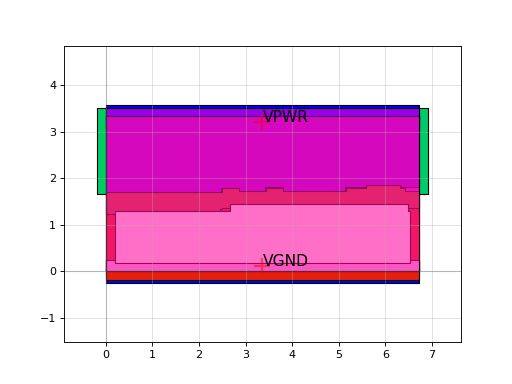

Write Python code to recreate this figure.
import sky130

c = sky130.components.sky130_fd_sc_hs__o211a_4()
c.plot()
